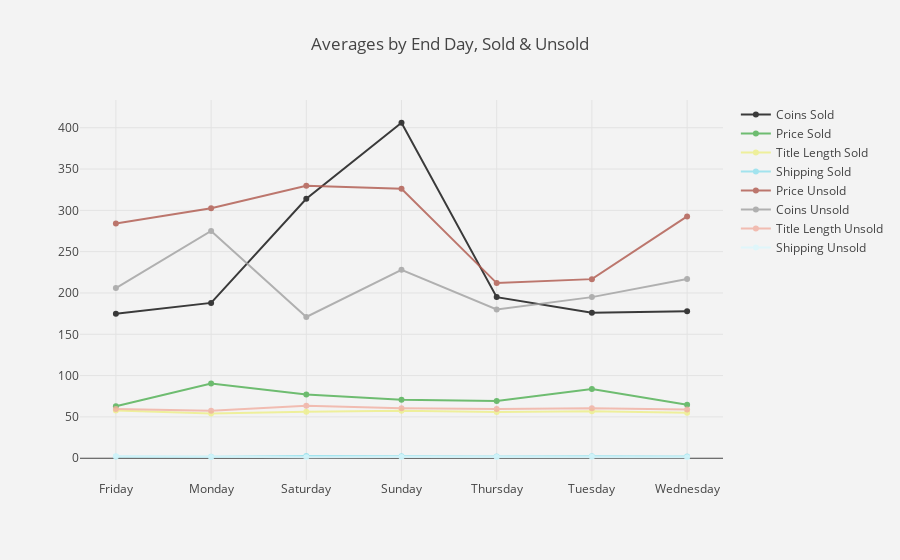

Notebook cell for this chart:
### Code cell
# Days of week by means

df_days_ms = df_sold.groupby(['Sale_Day'], as_index=False).mean()

df_days_mu = df_unsold.groupby(['Sale_Day'], as_index=False).mean()


# Days of week by count

df_days_cs= df_sold.groupby(['Sale_Day'], as_index=False).count()

df_days_cu= df_unsold.groupby(['Sale_Day'], as_index=False).count()



# Visualize Weely Patterns

trace1 = go.Scatter(
    x=df_days_cs.Sale_Day,
    y=df_days_cs.Coin_Date,
    line= dict(color= '#0c0c0c'),
    name= 'Coins Sold',
    opacity = .8)

trace2 = go.Scatter(
    x=df_days_ms.Sale_Day,
    y=df_days_ms['Price_+_Shipping'],
    line = dict(color='#4daf50'),
    name= 'Price Sold',
    opacity = .8)

trace3 = go.Scatter(
    x=df_days_ms.Sale_Day,
    y=df_days_ms['Title_Length'],
    line = dict(color='#edef86'),
    name= 'Title Length Sold',
    opacity = .8)

trace4 = go.Scatter(
    x=df_days_ms.Sale_Day,
    y=df_days_ms['Shipping'],
    line = dict(color='#8ee0ed'),
    name= 'Shipping Sold',
    opacity = .8)

trace5 = go.Scatter(
    x=df_days_mu.Sale_Day,
    y=df_days_mu['Price_+_Shipping'],
    line = dict(color='#af584c'),
    name= 'Price Unsold',
    opacity = .8)

trace6 = go.Scatter(
    x=df_days_cu.Sale_Day,
    y=df_days_cu.Coin_Date,
    line= dict(color= '#a0a0a0'),
    name= 'Coins Unsold',
    opacity = .8)

trace7 = go.Scatter(
    x=df_days_mu.Sale_Day,
    y=df_days_mu['Title_Length'],
    line = dict(color='#f1afa1'),
    name= 'Title Length Unsold',
    opacity = .8)

trace8 = go.Scatter(
    x=df_days_mu.Sale_Day,
    y=df_days_mu['Shipping'],
    line = dict(color='#dbf7fc'),
    name= 'Shipping Unsold',
    opacity = .8)

data= [trace1, trace2, trace3, trace4, trace5, trace6, trace7, trace8]

layout = dict(
        title = 'Averages by End Day, Sold & Unsold',
        paper_bgcolor='rgb(243, 243, 243)',
        plot_bgcolor='rgb(243, 243, 243)'
)

fig= dict(data=data, layout=layout)
iplot(fig, filename = 'Averages by End Day, Sold & Unsold')

### Figure 1 — Plotly figure (JSON) as saved in the notebook; plotly's stock layout.template omitted (floating-point values rounded to 4 significant figures)
{"data": [{"line": {"color": "#0c0c0c"}, "name": "Coins Sold", "opacity": 0.8, "type": "scatter", "uid": "cce92842-404e-46a0-a1cb-7df8ca82d7e2", "x": ["Friday", "Monday", "Saturday", "Sunday", "Thursday", "Tuesday", "Wednesday"], "y": [175, 188, 314, 406, 195, 176, 178]}, {"line": {"color": "#4daf50"}, "name": "Price Sold", "opacity": 0.8, "type": "scatter", "uid": "82250212-3c04-4127-b4bd-27341f038a53", "x": ["Friday", "Monday", "Saturday", "Sunday", "Thursday", "Tuesday", "Wednesday"], "y": [62.88, 90.47, 77.14, 70.91, 69.38, 83.87, 64.66]}, {"line": {"color": "#edef86"}, "name": "Title Length Sold", "opacity": 0.8, "type": "scatter", "uid": "da8a2738-5f9c-4fde-ba0c-34a93dd9d0aa", "x": ["Friday", "Monday", "Saturday", "Sunday", "Thursday", "Tuesday", "Wednesday"], "y": [57.95, 54.24, 56.24, 57.59, 56.07, 56.99, 55.07]}, {"line": {"color": "#8ee0ed"}, "name": "Shipping Sold", "opacity": 0.8, "type": "scatter", "uid": "6d47592d-c8cb-46d5-ad9b-0c94c1bb4160", "x": ["Friday", "Monday", "Saturday", "Sunday", "Thursday", "Tuesday", "Wednesday"], "y": [2.131, 1.961, 2.783, 2.31, 2.186, 2.365, 2.061]}, {"line": {"color": "#af584c"}, "name": "Price Unsold", "opacity": 0.8, "type": "scatter", "uid": "81266712-0adb-4d6d-af2b-b7085bde55f2", "x": ["Friday", "Monday", "Saturday", "Sunday", "Thursday", "Tuesday", "Wednesday"], "y": [284.2, 302.6, 329.7, 326.2, 212.0, 216.8, 292.6]}, {"line": {"color": "#a0a0a0"}, "name": "Coins Unsold", "opacity": 0.8, "type": "scatter", "uid": "899abdf4-2ff4-44e0-846e-0812a7f8945f", "x": ["Friday", "Monday", "Saturday", "Sunday", "Thursday", "Tuesday", "Wednesday"], "y": [206, 275, 171, 228, 180, 195, 217]}, {"line": {"color": "#f1afa1"}, "name": "Title Length Unsold", "opacity": 0.8, "type": "scatter", "uid": "2cea1dbe-d46a-4152-8485-9ea37945494f", "x": ["Friday", "Monday", "Saturday", "Sunday", "Thursday", "Tuesday", "Wednesday"], "y": [59.51, 57.36, 63.53, 60.6, 59.59, 60.59, 58.94]}, {"line": {"color": "#dbf7fc"}, "name": "Shipping Unsold", "opacity": 0.8, "type": "scatter", "uid": "c27b5516-33e8-4804-9b53-7c0f0a954a74", "x": ["Friday", "Monday", "Saturday", "Sunday", "Thursday", "Tuesday", "Wednesday"], "y": [2.301, 1.574, 1.227, 1.441, 1.452, 1.909, 1.348]}], "layout": {"paper_bgcolor": "rgb(243, 243, 243)", "plot_bgcolor": "rgb(243, 243, 243)", "title": {"text": "Averages by End Day, Sold & Unsold"}}}
